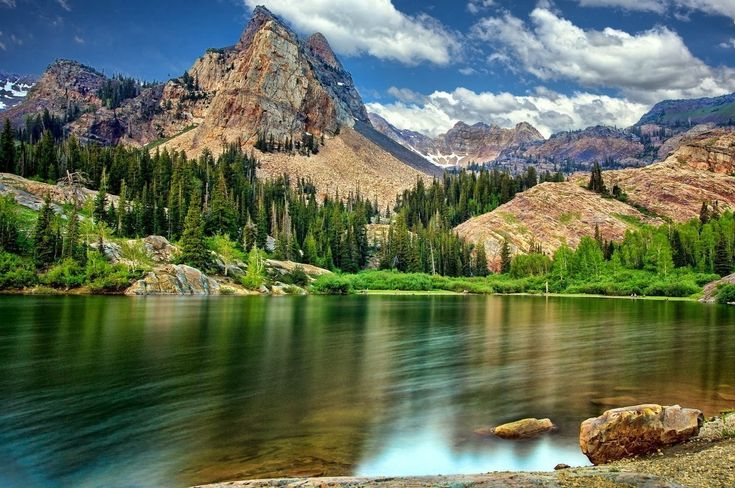
#> input picture unidad_1/Bitwise/paisaje.jpeg, 735 x 488 px
$ python ejemplo_tras_rot_esc.py
#> lines starting #> are read from the running program, lines starting #| are printed output that depends on the picture
import cv2 as cv
import numpy as np
import math

img = cv.imread("Bitwise/paisaje.jpeg",0)
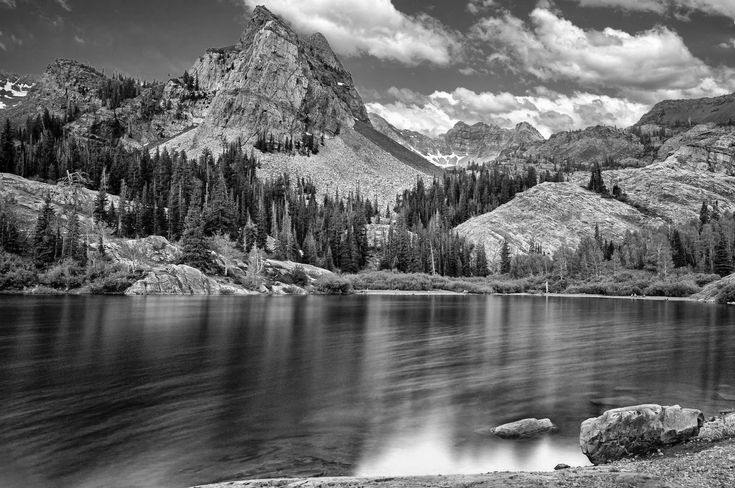
#> img: shape (488, 735); min 0, max 255, mean 104.8

print(img.shape)
#| (488, 735)
x, y = img.shape
#> x = 488; y = 735

rotaded_img = np.zeros((x*2,y*2), dtype=np.uint8)

xx,yy = rotaded_img.shape
#> xx = 976; yy = 1470

cx,cy = int(x // 2),int(y // 2)
#> cx = 244; cy = 367

angle = 45
theta = math.radians(angle)

for i in range(x):
    for j in range(y):
#        new_x = int((j - cx) * math.cos(theta) - (i - cy) * math.sin(theta) + cx)
#       new_y = int((j - cx) * math.sin(theta) + (i - cy) * math.cos(theta) + cy)
        new_x = int(((i * math.cos(theta) + j * math.sin(theta))+100)*0.5)
        new_y = int(((-i * math.sin(theta) + j * math.cos(theta))+100)*0.5)
        if 0 <= new_x < yy and 0 <= new_y < xx:
            rotaded_img[new_y, new_x] = img[i,j]
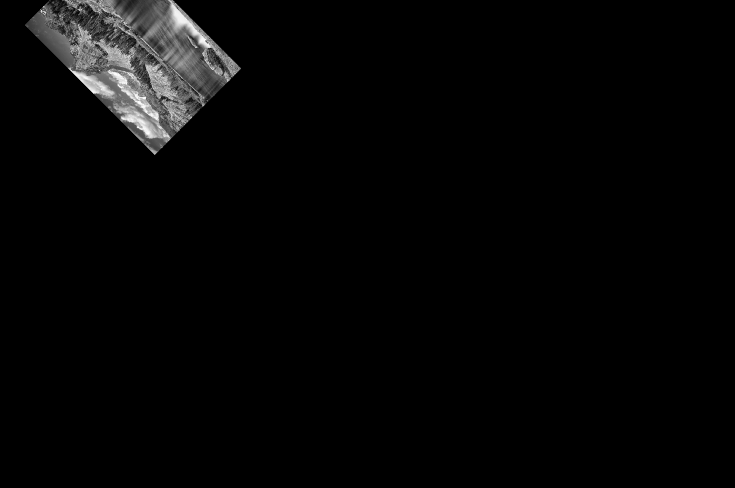
#> rotaded_img: shape (976, 1470) (shown at 1/2 size); min 0, max 255, mean 5.9

cv.imshow("", rotaded_img)
cv.waitKey(0)
cv.destroyAllWindows()
